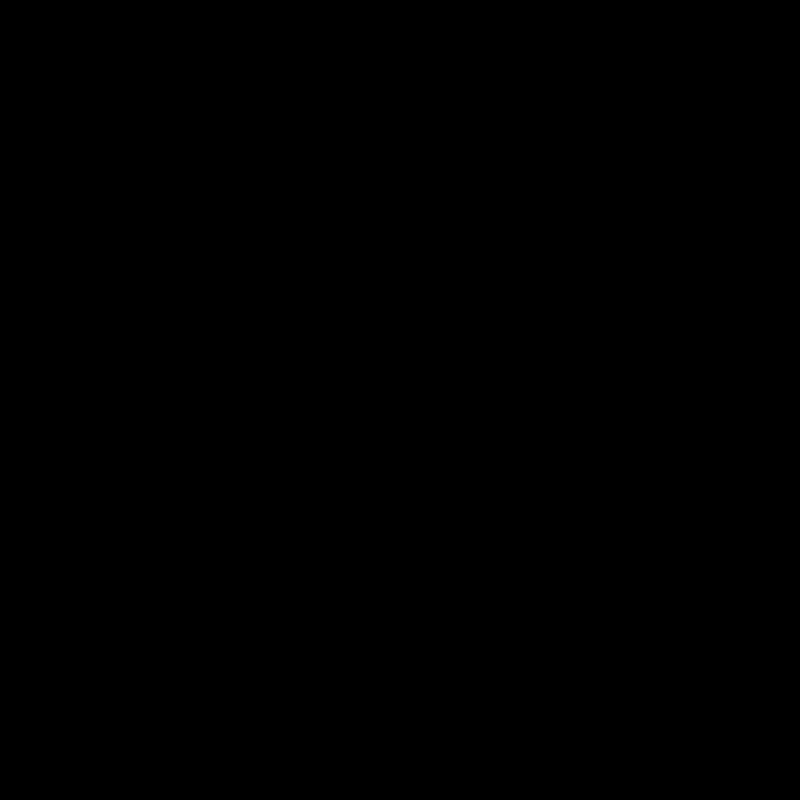
Frame 1 (no input)
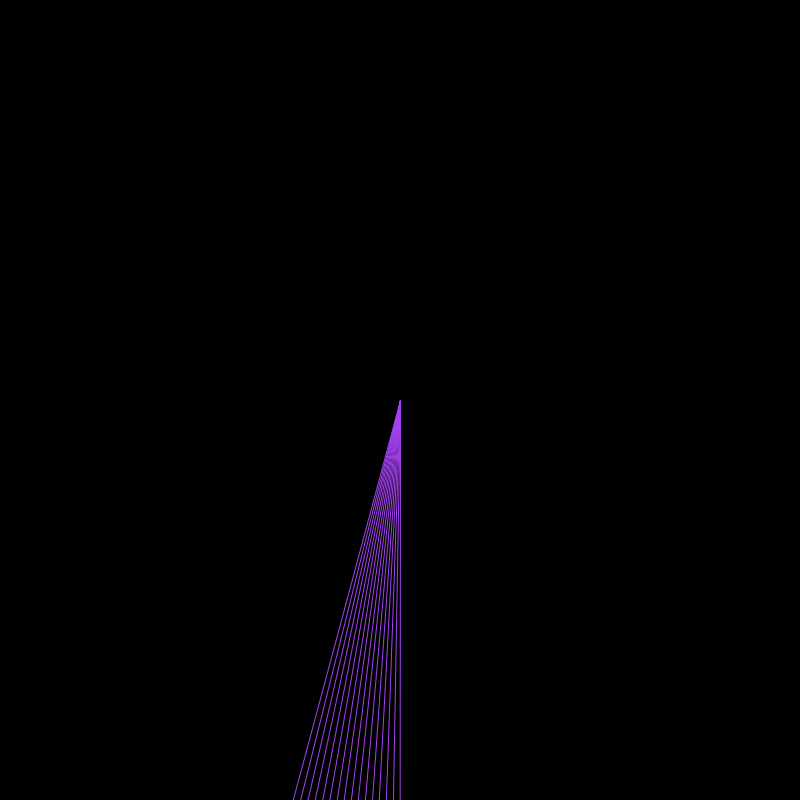
Frame 60 (the mouse pressed at the canvas centre just before this capture)
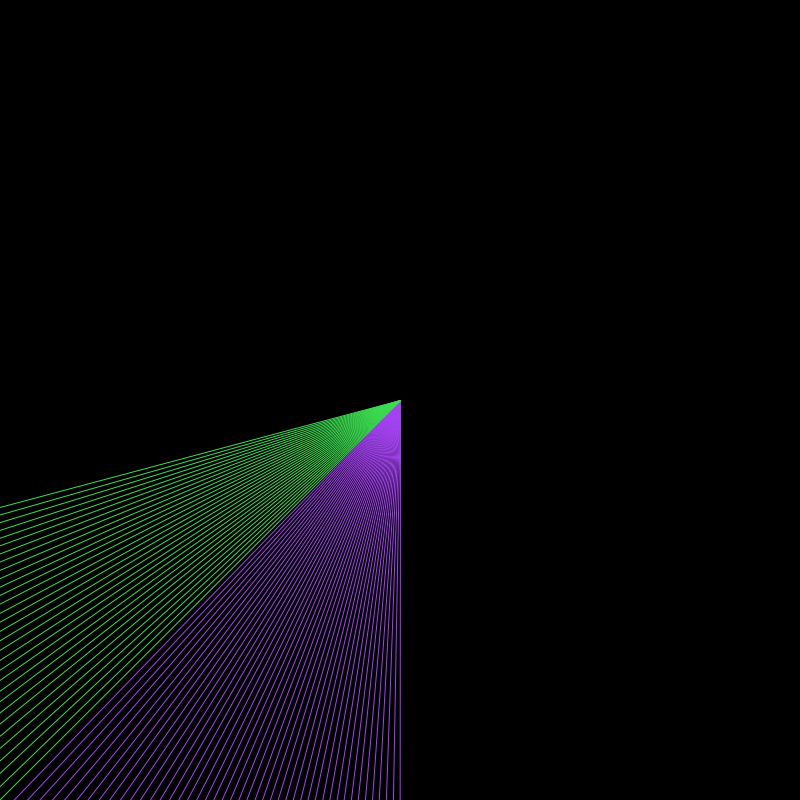
Frame 120 (the mouse held since frame 60 and released just before this capture)

The Processing sketch that drew these frames (run headless with seeded random() and noise(); from frame 60 on, the mouse is pressed at the canvas centre):

// Processing sketch: rotate
// ── rotate.pde
float x,y;

void setup(){
size(800,800);
x=width/2;
y=height/2;
background(0);
}


void draw(){

translate(x,y);
noFill();

rotate(radians(frameCount%360));
if ((frameCount%360)%45==0){
stroke(random(255),random(255),random(255));
}
line(0,0,width,height);
}
